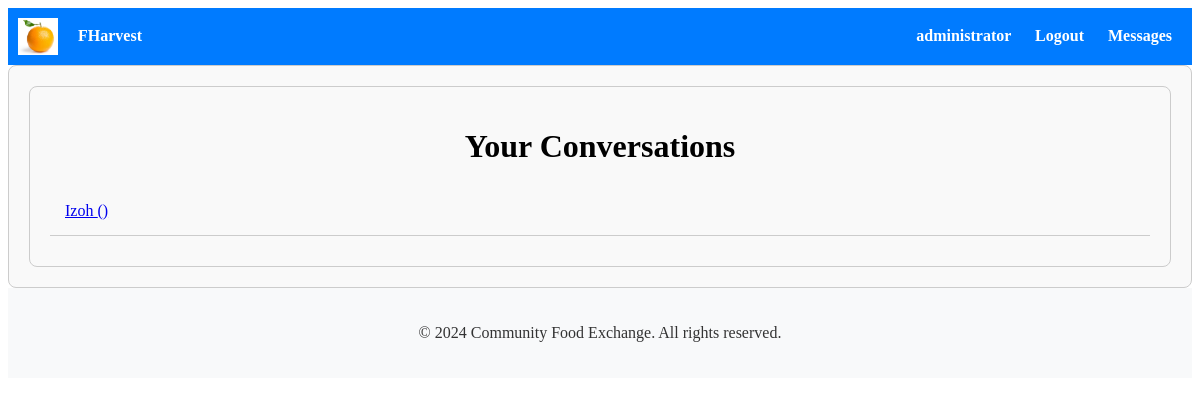
/messaging/conversations/ (signed in), run on an earlier commit of the app's database.
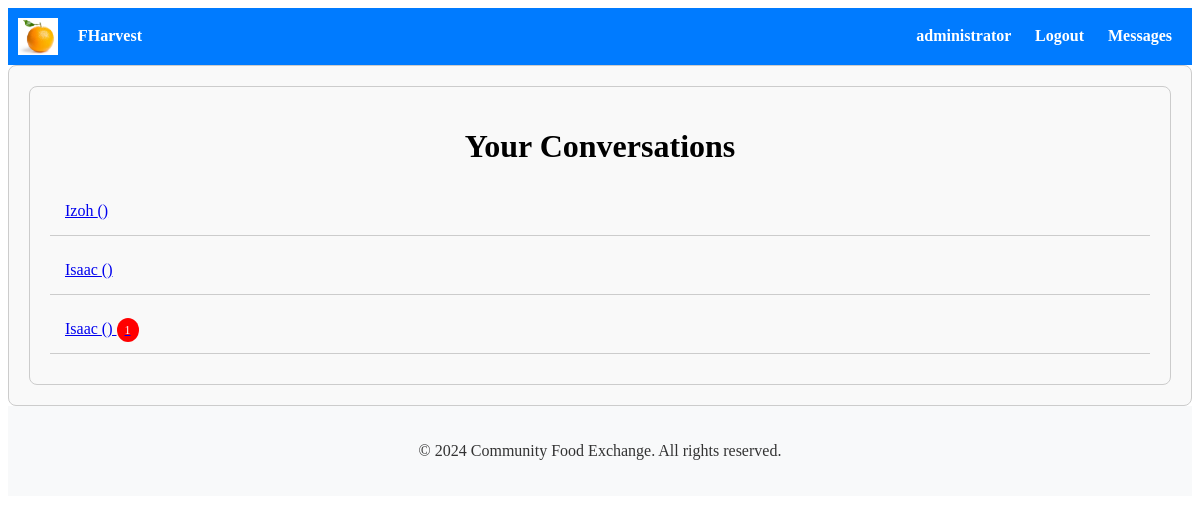
And on a later commit of the database.
### messaging/models.py (models this page shows)
class Conversation(models.Model):
    participants = models.ManyToManyField(User, related_name='conversations')
    listing = models.ForeignKey(Listing, on_delete=models.CASCADE, related_name='conversations', blank=True, null=True)

### messaging/views.py (the view)
# urls.py: path('conversations/', views.conversation_list, name='conversation_list'),
@login_required
def conversation_list(request):
    conversations = request.user.conversations.all()
    for conversation in conversations:
        conversation.latest_message = conversation.messages.last()
        conversation.unread_messages_count = conversation.messages.filter(sender=request.user, is_read=False).count()
        conversation.new_messages_count = conversation.messages.exclude(sender=request.user).filter(is_read=False).count()
        conversation.other_user = conversation.participants.exclude(id=request.user.id).first()
        conversation.listing = Listing.objects.first()  # Replace with your actual logic to retrieve the listing
    return render(request, 'messaging/conversation_list.html', {'conversations': conversations})

### messaging/templates/messaging/conversation_list.html (shortened to what this page needs)
{% extends 'accounts/base.html' %}
{% block content %}
<div class="container">
    <h1>Your Conversations</h1>
    <div class="conversation-list">
        {% for conversation in conversations %}
            <div class="conversation-item">
                <a href="{% url 'conversation_detail' conversation.id %}">
                    {% if conversation.messages.last %}
                        {% if conversation.messages.last.sender != user %}
                            {{ conversation.other_user.username }} ({{ conversation.listing.name }})
                        {% else %}
                            {{ conversation.other_user.username }} ({{ conversation.listing.name }})
                        {% endif %}
                    {% else %}
                        {% for participant in conversation.participants.all %}
                            {% if participant != user %}
                                {{ participant.username }} ({{ conversation.listing.name }})
                            {% endif %}
                        {% endfor %}
                    {% endif %}
                    {% if conversation.new_messages_count > 0 %}
                        <span class="badge new" data-toggle="tooltip" data-placement="bottom" title="You have {{ conversation.new_messages_count }} new message(s)">{{ conversation.new_messages_count }}</span>
                    {% endif %}
                </a>
            </div>
        {% endfor %}
    </div>
</div>
{% endblock %}

What changed in the data, as far as the page shows it:
added Conversation: other_user.username "Isaac"
added Conversation: other_user.username "Isaac", new_messages_count "1"
